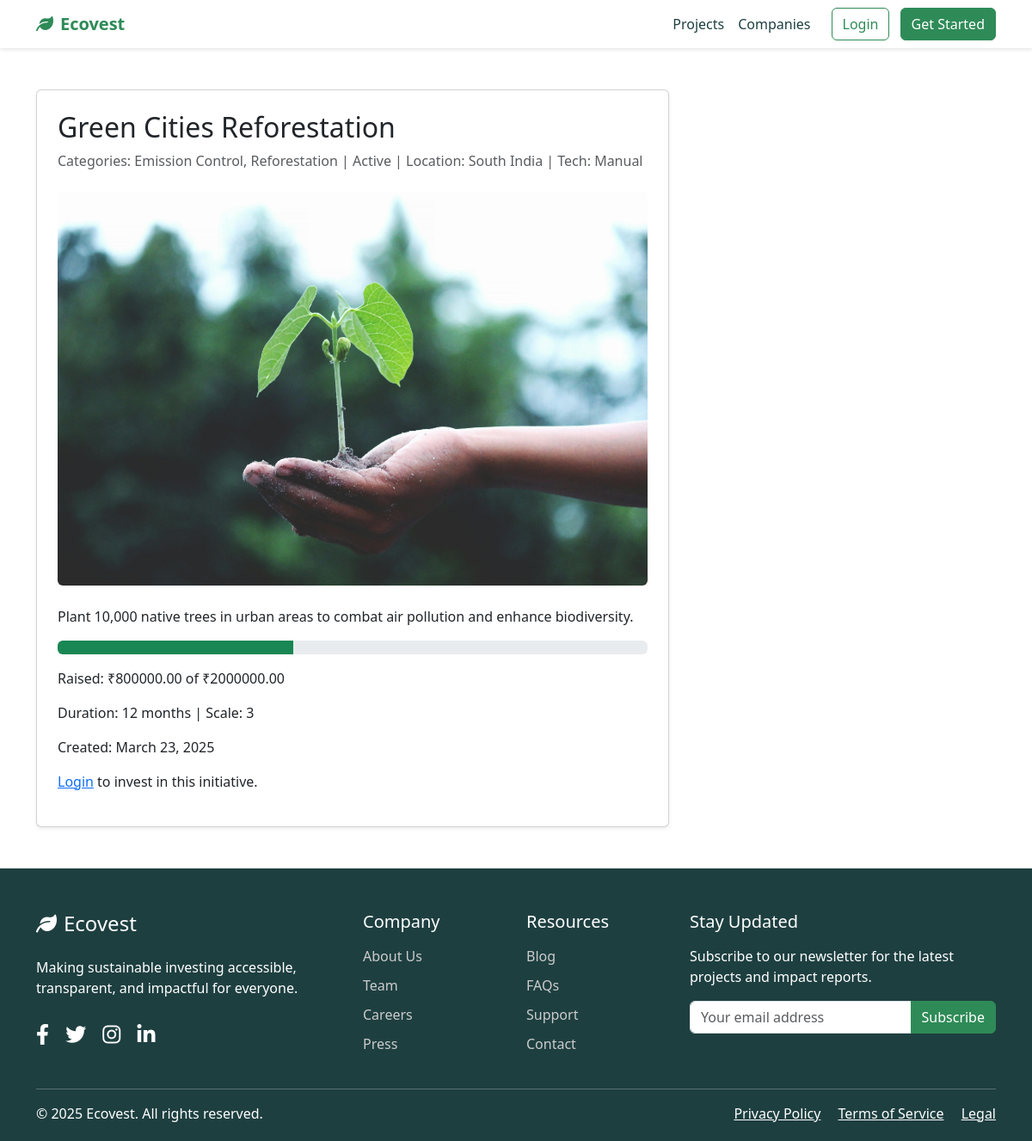
/initiatives/2/, run on an earlier commit of the app's database.
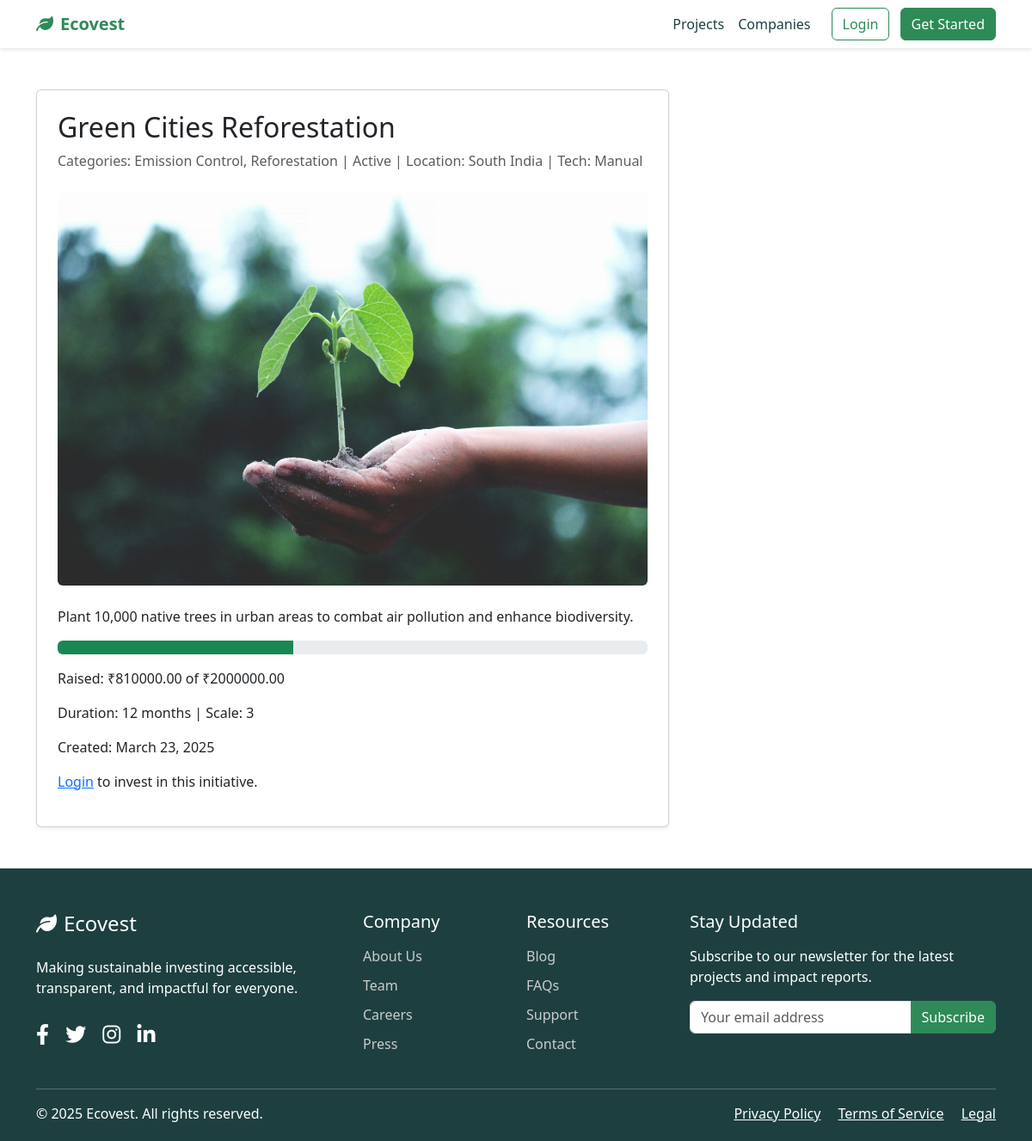
And on a later commit of the database.
### initiatives/models.py (models this page shows, shortened)
class Initiative(models.Model):
    STATUS_CHOICES = [
        ('active', 'Active'),
        ('funded', 'Funded'),
        ('completed', 'Completed'),
    ]
    LOCATION_CHOICES = [
        ('North India', 'North India'),
        ('South India', 'South India'),
        ('East India', 'East India'),
        ('West India', 'West India'),
    ]
    TECHNOLOGY_CHOICES = [
        ('Solar', 'Solar'),
        ('Wind', 'Wind'),
        ('Hydro', 'Hydro'),
        ('Organic', 'Organic'),
        ('Mechanical', 'Mechanical'),
        ('Chemical', 'Chemical'),
        ('Biofuel', 'Biofuel'),
        ('EV', 'Electric Vehicle'),
        ('Manual', 'Manual'),
        ('AI', 'Artificial Intelligence'),
    ]
    title = models.CharField(max_length=200)
    description = models.TextField()
    categories = models.ManyToManyField(Category, related_name='initiatives')
    image = models.ImageField(upload_to='initiatives/', null=True, blank=True)
    goal_amount = models.DecimalField(max_digits=10, decimal_places=2)
    current_amount = models.DecimalField(max_digits=10, decimal_places=2, default=0.0)
    duration_months = models.PositiveIntegerField(default=12)
    project_scale = models.PositiveIntegerField(default=1, help_text="Scale of project (1=small, 5=medium, 10=large)")
    location = models.CharField(max_length=50, choices=LOCATION_CHOICES, default='North India')
    technology_type = models.CharField(max_length=50, choices=TECHNOLOGY_CHOICES, default='Manual')
    status = models.CharField(max_length=20, choices=STATUS_CHOICES, default='active')
    created_at = models.DateTimeField(auto_now_add=True)
    updated_at = models.DateTimeField(auto_now=True)

### initiatives/views.py (the view)
# urls.py: path('<int:pk>/', views.initiative_detail, name='initiative_detail'),
def initiative_detail(request, pk):
    initiative = get_object_or_404(Initiative, pk=pk)
    return render(request, 'initiatives/initiative_detail.html', {'initiative': initiative})

### initiatives/templates/initiatives/initiative_detail.html (shortened to what this page needs)
{% extends 'core/base.html' %}
{% block content %}
<section class="py-5">
    <div class="container">
        <div class="row">
            <div class="col-md-8">
                <div class="card shadow-sm">
                    <div class="card-body p-4">
                        <h2 class="card-title">{{ initiative.title }}</h2>
                        <p class="text-muted mb-4">
                            Categories: {% for category in initiative.categories.all %}{{ category.name }}{% if not forloop.last %}, {% endif %}{% endfor %} |
                            {{ initiative.status|title }} |
                            Location: {{ initiative.location }} | Tech: {{ initiative.technology_type }}
                        </p>
                        {% if initiative.image %}
                            <img src="{{ initiative.image.url }}" class="img-fluid mb-4 rounded" alt="{{ initiative.title }}">
                        {% else %}
                            <img src="https://source.unsplash.com/random/800x400/?sustainability" class="img-fluid mb-4 rounded" alt="{{ initiative.title }}">
                        {% endif %}
                        <p>{{ initiative.description }}</p>
                        <div class="progress mb-3">
                            <div class="progress-bar bg-success" role="progressbar" style="width: {% widthratio initiative.current_amount initiative.goal_amount 100 %}%" aria-valuenow="{% widthratio initiative.current_amount initiative.goal_amount 100 %}" aria-valuemin="0" aria-valuemax="100"></div>
                        </div>
                        <p>Raised: ₹{{ initiative.current_amount|floatformat:2 }} of ₹{{ initiative.goal_amount|floatformat:2 }}</p>
                        <p>Duration: {{ initiative.duration_months }} months | Scale: {{ initiative.project_scale }}</p>
                        <p>Created: {{ initiative.created_at|date:"F d, Y" }}</p>
                        {% if user.is_authenticated and initiative.status == 'active' %}
                            <a href="{% url 'invest_initiative' initiative.id %}" class="btn btn-primary">Invest Now</a>
                        {% elif not user.is_authenticated %}
                            <p><a href="{% url 'login' %}">Login</a> to invest in this initiative.</p>
                        {% else %}
                            <p class="text-muted">This initiative is {{ initiative.status }}.</p>
                        {% endif %}
                    </div>
                </div>
            </div>
        </div>
    </div>
</section>
{% endblock %}

What changed in the data, as far as the page shows it:
changed Initiative "Green Cities Reforestation": current_amount "800000.00" → "810000.00"
